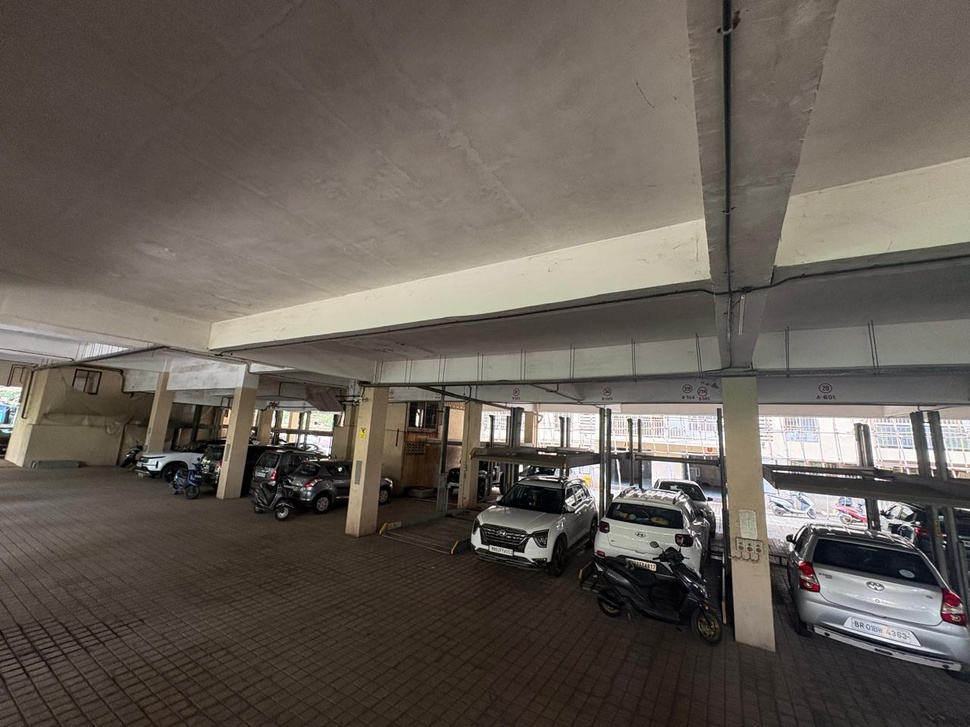
#> input picture multi_camera/static_marking_images/camera1.jpg, 970 x 727 px, shrunk from 1280 x 960 before the run; its folder holds only this picture in this run
$ python mark_slots.py
#> lines starting #> are read from the running program, lines starting #| are printed output that depends on the picture; after the words box and inside, x2 and y2 are one past the last pixel; in counts of white or black regions, pixels touching at a corner belong together
import cv2
import json
import numpy as np
import os
import argparse
# -------------------- Parse Arguments --------------------
parser = argparse.ArgumentParser(description="Mark Parking Slots for a Camera")
parser.add_argument("--camera", type=str, default="camera1", help="Camera name (e.g., camera1)")
parser.add_argument("--format", type=str, default="jpg", help="Static picture Format")
args = parser.parse_args()
camera_name = args.camera
static_picture_format=args.format
# -------------------- Directory Setup --------------------
base_dir = os.path.join("cameras", camera_name)
os.makedirs(base_dir, exist_ok=True)

region_file_path = os.path.join(base_dir, "slot_regions.json")
image_path = f"static_marking_images/{camera_name}.{static_picture_format}"

# -------------------- Image Loading --------------------
if not os.path.exists(image_path):
    raise FileNotFoundError(f"❌ {image_path} not found. Please add a static.{static_picture_format} for {camera_name}.")

image = cv2.imread(image_path)
#> image is the input picture: shape (727, 970, 3); mean B, G, R 85.9, 93.7, 101.1
image_copy = image.copy()

# -------------------- State Variables --------------------
slots = []
entries = []
current_slot = []
slot_count = 0
mode = "slot"  # Default mode

# -------------------- Load Existing Data --------------------
if os.path.exists(region_file_path):
    with open(region_file_path, "r") as f:
#> (reads multi_camera/cameras/camera1/slot_regions.json from the repository)
        data = json.load(f)
        slots = data.get("slots", [])
        entries = data.get("entries", [])
        slot_count = len(slots)
        print(f"📂 Loaded {slot_count} slots and {len(entries)} entries for {camera_name}.")

# -------------------- Redraw --------------------
def redraw_image():
    global image_copy
    image_copy = image.copy()

    for slot in slots:
        pts = np.array(slot["coords"], np.int32).reshape((-1, 1, 2))
        cv2.polylines(image_copy, [pts], isClosed=True, color=(0, 255, 0), thickness=2)
        x, y = slot["coords"][0]
        cv2.putText(image_copy, slot["name"], (x, y - 5), cv2.FONT_HERSHEY_SIMPLEX, 0.5, (255, 255, 255), 1)
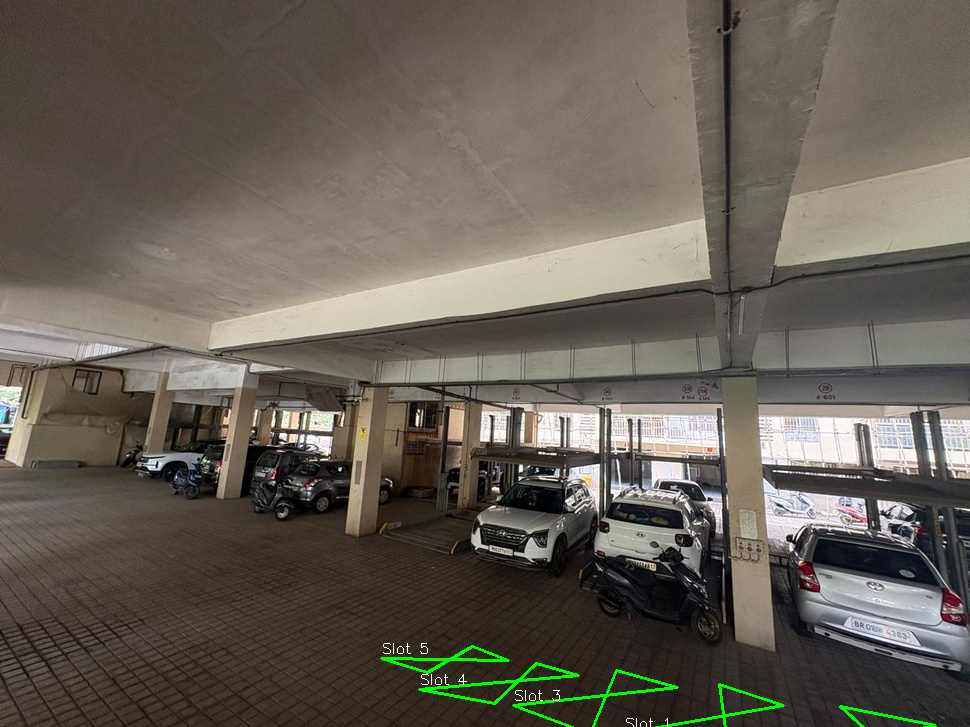
#> image_copy: shape (727, 970, 3); 0.58% of pixels changed, all inside (x1, y1, x2, y2) = (380, 643, 937, 727)

    for i, (x, y) in enumerate(entries):
        cv2.circle(image_copy, (x, y), 6, (0, 0, 255), -1)
        cv2.putText(image_copy, f"Entry {i+1}", (x + 5, y - 5), cv2.FONT_HERSHEY_SIMPLEX, 0.5, (0, 0, 255), 1)
#> image_copy: shape (727, 970, 3); 0.03% of pixels changed, all inside (x1, y1, x2, y2) = (50, 566, 115, 588)

    for pt in current_slot:
        cv2.circle(image_copy, tuple(pt), 4, (0, 255, 255), -1)

    cv2.imshow("Mark Parking Slots & Entries", image_copy)

# -------------------- Mouse Callback --------------------
def draw(event, x, y, flags, param):
    global current_slot, slots, entries, slot_count, mode

    if event == cv2.EVENT_LBUTTONDOWN:
        if mode == "slot":
            current_slot.append([x, y])
            if len(current_slot) == 4:
                slot_count += 1
                global_id = input(f"🔗 Enter Global ID for Slot {slot_count} (or press Enter to skip): ").strip()
                slots.append({
                    "name": f"Slot {slot_count}",
                    "coords": current_slot.copy(),
                    "global_id": global_id if global_id else None
                })
                current_slot = []
                redraw_image()
        elif mode == "entry":
            entries.append([x, y])
            print(f"📍 Entry marked at ({x}, {y})")
            redraw_image()

    elif event == cv2.EVENT_RBUTTONDOWN:
        if mode == "slot" and slots:
            slots.pop()
            slot_count -= 1
            redraw_image()
        elif mode == "entry" and entries:
            entries.pop()
            redraw_image()

# -------------------- Setup --------------------
cv2.namedWindow("Mark Parking Slots & Entries")
cv2.setMouseCallback("Mark Parking Slots & Entries", draw)

print(f"🎥 Editing slot regions for: {camera_name}")
print("🖱️ Left-click to mark.")
print("🧼 Right-click to undo.")
print("⌨️ Press 's' for Slot Mode, 'e' for Entry Mode, 'q' to quit and save.")

# -------------------- Main Loop --------------------
while True:
    redraw_image()
    key = cv2.waitKey(1) & 0xFF
#> (key e is pressed here)

    if key == ord("s"):
        mode = "slot"
        print("✏️ Switched to SLOT mode.")
    elif key == ord("e"):
        mode = "entry"
        print("🚪 Switched to ENTRY mode.")
    elif key == ord("q"):
        break

cv2.destroyAllWindows()

# -------------------- Save --------------------
data_to_save = {
    "slots": slots,
    "entries": entries
}

with open(region_file_path, "w") as f:
    json.dump(data_to_save, f, indent=4)

print(f"✅ Saved slot & entry data to '{region_file_path}'")
